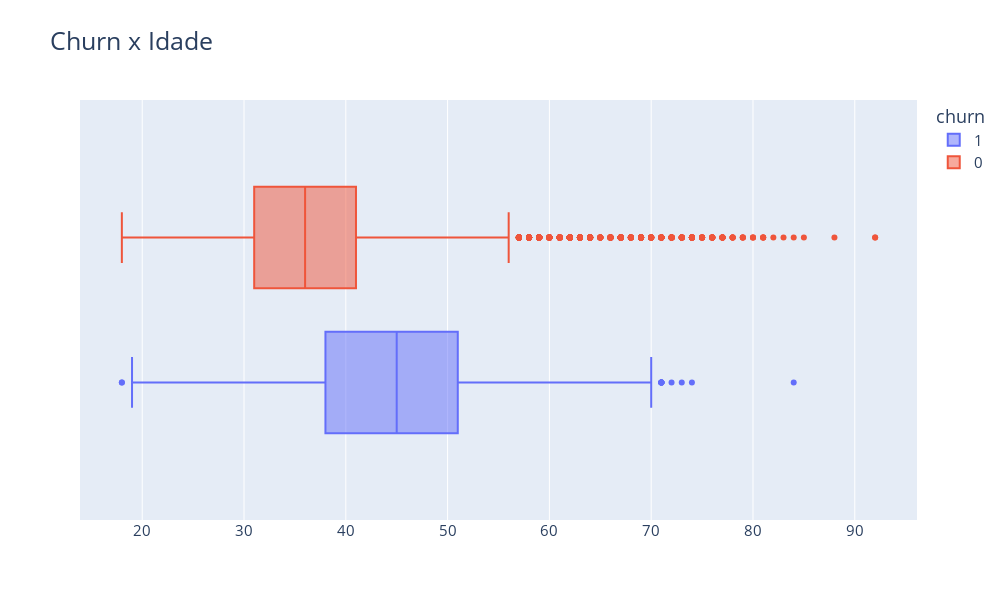

The notebook cell saved with this chart:
### Code cell
#Grafico Churn x idade
fig = px.box(dados, x = 'idade', color = 'churn',title='Churn x Idade')

fig.update_layout(title_font_size=25,height=600, width=1000,
                  font_size=15,bargap=0.15,xaxis_title=None)

fig.show()

### Figure 1 — Plotly figure (JSON) as saved in the notebook; plotly's stock layout.template omitted (floating-point values rounded to 4 significant figures; data arrays with more than 128 entries replaced by an {"elided": "..."} marker saying what was removed)
{"data": [{"alignmentgroup": "True", "hovertemplate": "churn=1<br>idade=%{x}<extra></extra>", "legendgroup": "1", "marker": {"color": "#636efa"}, "name": "1", "notched": false, "offsetgroup": "1", "orientation": "h", "showlegend": true, "type": "box", "x": {"elided": "2037 int values"}, "x0": " ", "xaxis": "x", "y0": " ", "yaxis": "y"}, {"alignmentgroup": "True", "hovertemplate": "churn=0<br>idade=%{x}<extra></extra>", "legendgroup": "0", "marker": {"color": "#EF553B"}, "name": "0", "notched": false, "offsetgroup": "0", "orientation": "h", "showlegend": true, "type": "box", "x": {"elided": "7963 int values"}, "x0": " ", "xaxis": "x", "y0": " ", "yaxis": "y"}], "layout": {"bargap": 0.15, "boxmode": "group", "font": {"size": 15}, "height": 600, "legend": {"title": {"text": "churn"}, "tracegroupgap": 0}, "title": {"font": {"size": 25}, "text": "Churn x Idade"}, "width": 1000, "xaxis": {"anchor": "y", "domain": [0, 1], "title": {}}, "yaxis": {"anchor": "x", "domain": [0, 1]}}}
